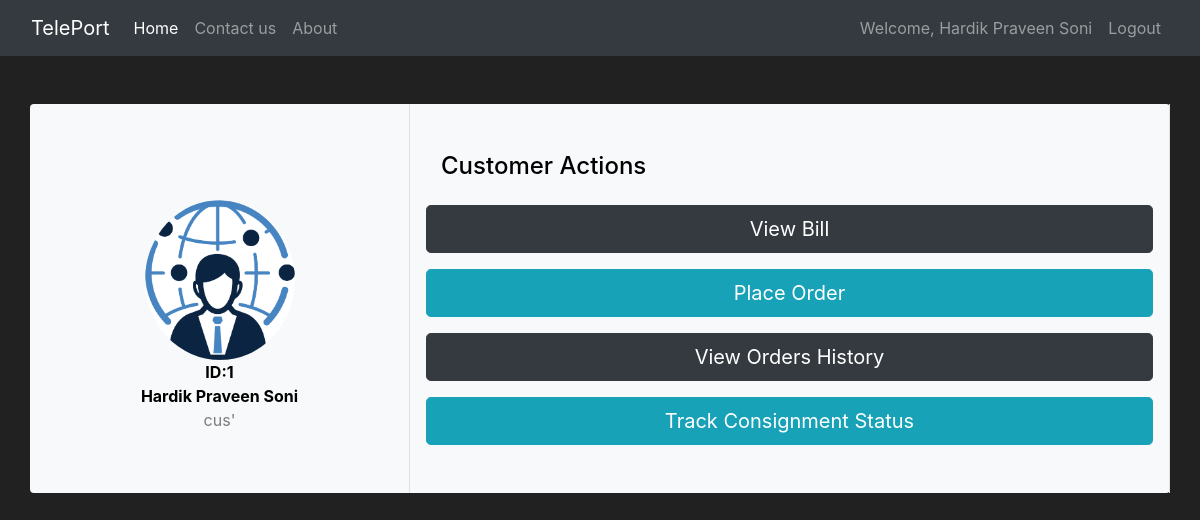
/customer_actions (signed in), run on the app's committed database.
### TelePort/models.py (models this page shows, shortened)
class Customer(db.Model, UserMixin):
    customerID = db.Column(db.Integer, primary_key=True)
    name = db.Column(db.String(80), unique=False, nullable=False)
    address = db.Column(db.String(1200), unique=False, nullable=False)
    branchID = db.Column(db.Integer, nullable = False)
    phoneNumber = db.Column(db.String(1200), unique=False, nullable=False)
    email = db.Column(db.String(1200), unique=True, nullable=False)
    password_hash = db.Column(db.String(60), unique=False, nullable=False)
    consignments = db.Column(db.String(1200), unique=False, default = "")
    @property
    def password(self):
        return self.password

### TelePort/routes.py (the view, shortened to what this page needs)
@app.route('/customer_actions', methods = ['GET', 'POST'])
def customer_actions():
    form1 = viewBill()
    form2 = trackConsignment()
    return render_template('customer_actions.html', form1 = form1, form2=form2)

### TelePort/models.py (called while the page is built)
@log_manage.user_loader
def load_employee(employeeID):
    return Employee.query.get(int(employeeID))

### TelePort/templates/customer_actions.html (shortened to what this page needs)
{% extends 'base.html' %}
{% block content %}
<div class="container rounded bg-light mt-5 mb-5" style="color:black ">
    <div class="row">
        <div class="col-md-4 border-right">
            <div class="d-flex flex-column align-items-center text-center p-3 py-5"><img class="rounded-circle mt-5"
                    width="150px"
                    src="{{ url_for('static',filename='images/managerIcon.png') }}">
                    <span class="font-weight-bold">ID:{{session.customer.customerID}}</span>
                    <span class="font-weight-bold">{{session.customer.name}}</span>
                    <span class="text-black-50">{{session.customer.email}}</span>
                </div>
        </div>
        <div class="col border-right">
            <div class="p-3 py-5">
                <div class="d-flex justify-content-between align-items-center mb-3">
                    <h4 class="text-right">Customer Actions</h4>
                </div>
                <div class="row mt-3">
                    <button class="btn btn-dark btn-lg btn-block" data-bs-toggle="modal"
                    data-bs-target="#S_Modal">View Bill</button>
                </div>
                <div class="row mt-3">
                    <a href="{{url_for('place_order')}}" class="btn btn-info btn-lg btn-block">Place Order</a>
                </div>
                <div class="row mt-3">
                    <a href="{{url_for('customer_orders_history')}}" class="btn btn-dark btn-lg btn-block">View Orders History</a>
                </div>
                <div class="row mt-3">
                    <button class="btn btn-info btn-lg btn-block" data-bs-toggle="modal"
                    data-bs-target="#Z_Modal">Track Consignment Status</button>
            </div>
        </div>
    </div>
</div>
{% endblock %}

### TelePort/templates/base.html (style rules this page uses)
body { background-attachment: fixed; background-color: #212121; color: white; }

### data on the page
Customer: customer.customerID "1", customer.name "Hardik Praveen Soni", customer.email "cus'"

### other printed values
{{ session['name'] }} "Hardik Praveen Soni"
